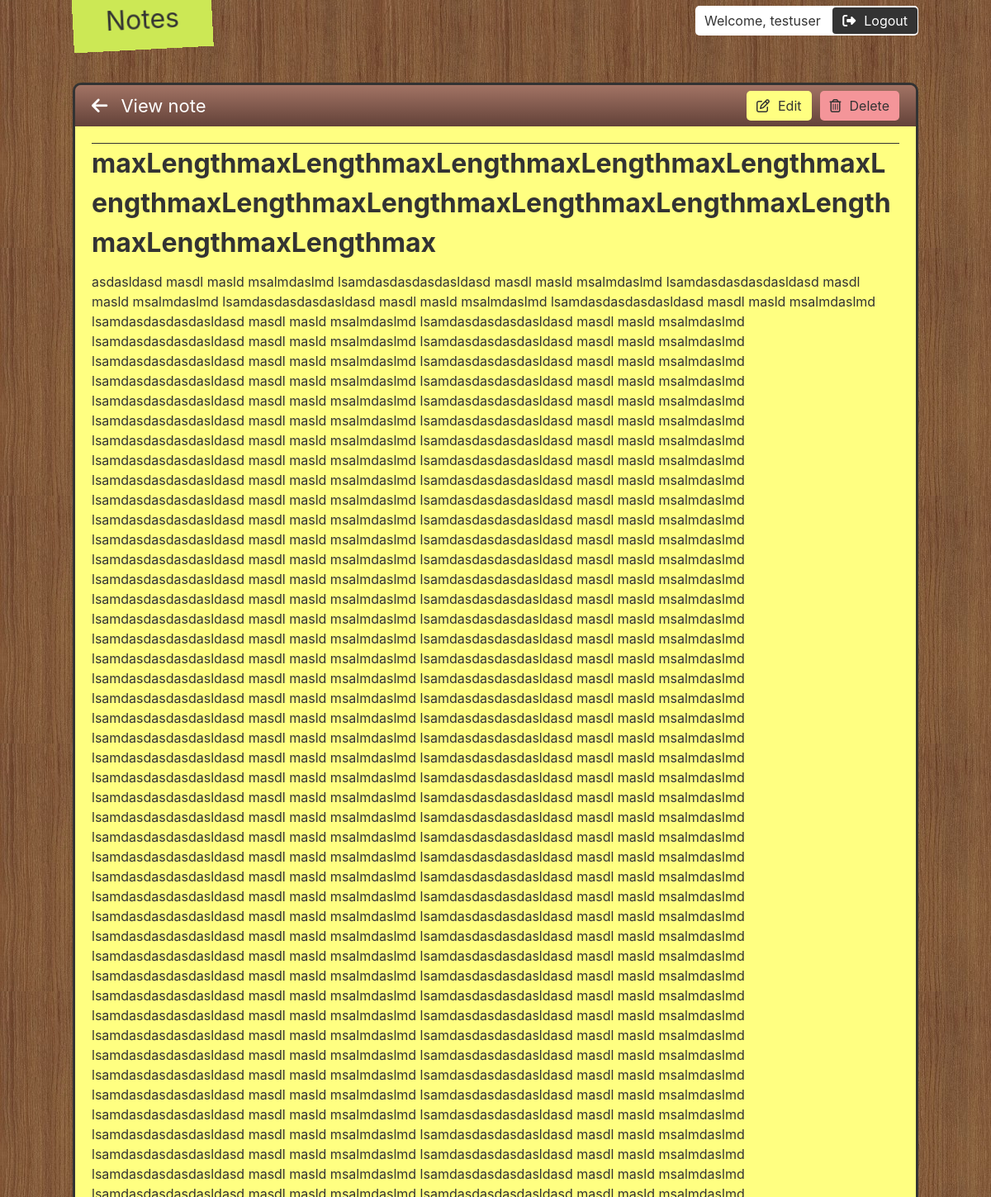
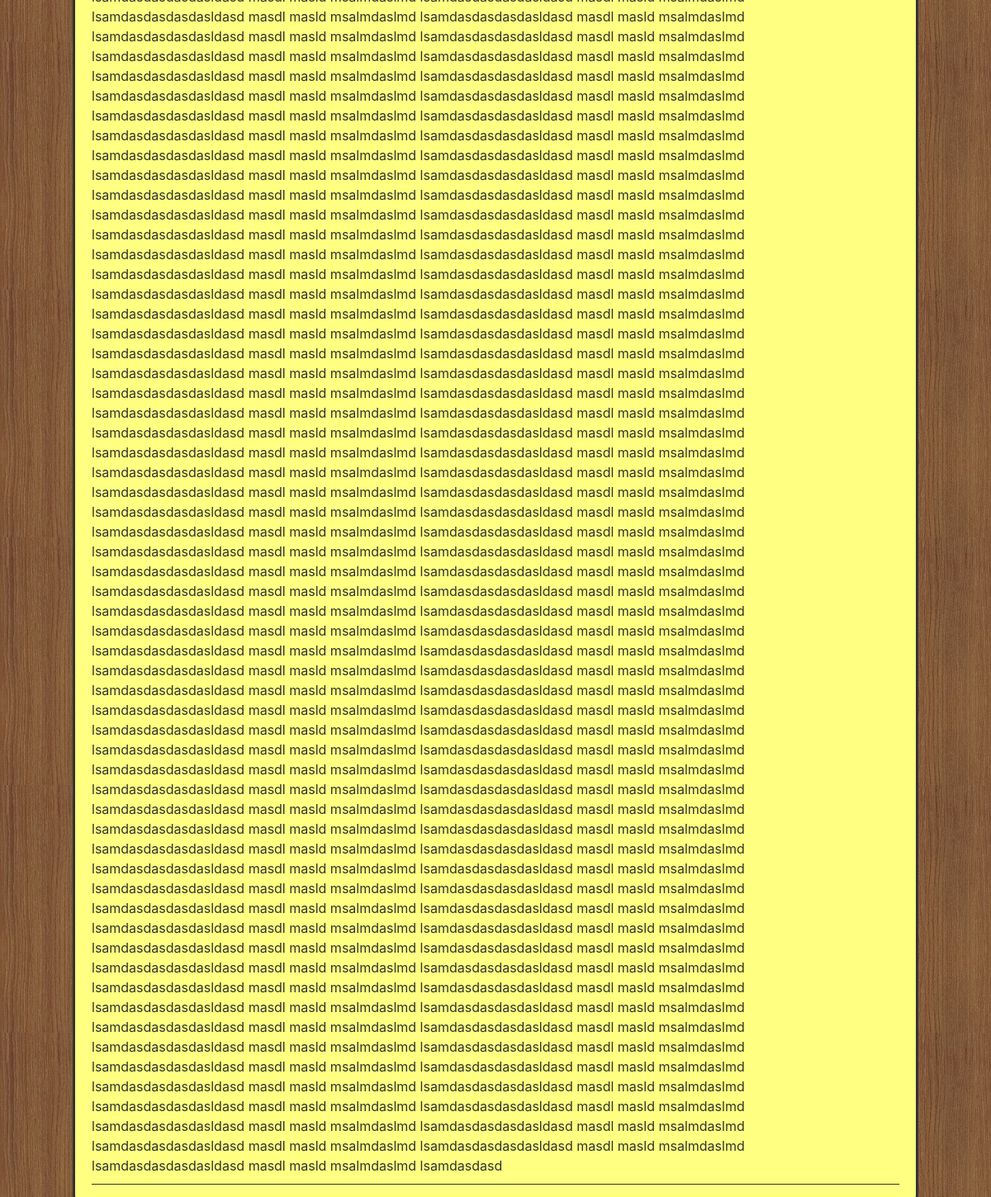
The app's page /15/ (signed in) with its own data (2 pictures, top to bottom).
### storage/models.py (models this page shows)
class Note(models.Model):
  user = models.ForeignKey(User, default=1, on_delete=models.CASCADE)
  title = models.CharField(max_length=120)
  content = models.TextField(null=True, blank=True)

### storage/views.py (the view)
# urls.py: path('<int:id>/', view_note_page),
@login_required
def view_note_page(request, id):
  note = Note.objects.get(id=id)
  context = {'note': note}
  return render(request, 'view.html', context)

### templates/view.html (shortened to what this page needs)
{% extends "base.html" %}
{% block content %}
<div class='book'>
  <div class="book-hd">
    <span class='title'>
      <a href='/'>
        <i class="fas fa-arrow-left"></i>
      </a>View note
    </span>
    <a class='delete' href='delete'>
      <i class='far fa-trash-alt'></i><span>Delete</span>
    </a>
    <a class='edit-btn mr' href='edit'>
      <i class="far fa-edit"></i><span>Edit</span>
    </a>
  </div>
  <div class="book-bd">
    <div class='view'>
      <span class='title'>{{ note.title }}</span>
      <span class='content'>{{ note.content }}</span>
    </div>
  </div>
</div>
{% endblock %}

### templates/base.html (shortened to what this page needs)
<!doctype html>
<html lang="en">
  <head>
    <link rel="stylesheet" href="https://stackpath.bootstrapcdn.com/bootstrap/4.3.1/css/bootstrap.min.css">
    {% load static %}
    <link rel='stylesheet' type='text/css' href='{% static "main.css" %}'>
  </head>
  <body>
    <header>
      <a href='/'>
        <span class='logo'>Notes</span>
      </a>
      {% if user.is_authenticated %}
      <div class='user'>
        <span>Welcome, {{ user }}</span>
        <a class='logout' href='/logout'>
          <i class="fas fa-sign-out-alt"></i>Logout
        </a>
      </div>
      {% endif %}
    </header>
    <main>
      {% block content %}
      {% endblock %}
    </main>
  </body>
</html>

### static/main.css (style rules this page uses)
body { color: #333; background-color: #8A6143; background-image: url("bg.jpg"); background-repeat: repeat; }
* { outline: none; }
header, main { max-width: 1064px; padding-left: 20px; padding-right: 20px; margin: auto; }
header { position: fixed; left: 0; right: 0; top: 0; }
header .logo { display: inline-block; position: absolute; background-color: #CCE855; padding: 12px 40px 12px; font-size: 32px; color: #333; text-decoration: none; top: -12px; transform: rotate(-3deg); transition: .3s; }
header .user { float: right; background-color: white; padding: 2px 1px; border-radius: 5px; margin: 7px 0; }
header .user > span { display: inline-block; padding: 4px 10px; }
header .user > a { display: inline-block; padding: 4px 12px; background-color: #333; color: white !important; border-radius: 4px; }
header .user > a > i { margin-right: 10px; }
main { margin-top: 100px; }
.book { height: calc(100vh - 200px); border-radius: 10px; border: 3px solid #333; overflow: hidden; }
.book .book-hd { height: 50px; background-image: linear-gradient(#A27364, #634239); padding: 0 20px; color: white; }
.book .book-hd .title { line-height: 50px; font-size: 22px; }
.book .book-hd .title a { float: none; color: white; padding: 0; margin: 0; }
.book .book-hd a, .book .book-hd button { color: #333; float: right; padding: 6px 12px; margin: 7px 0; border-radius: 5px; text-decoration: none; border: 0 none; }
.book .book-hd a.mr { margin-right: 10px; }
.book .book-hd a i, .book .book-hd button i { margin-right: 10px; }
.book .book-hd .edit-btn { background-color: #FFFF81; }
.book .book-hd .delete { background-color: #F49599; }
.book .book-bd { padding: 20px; background-color: #FFFF81; height: calc(100% - 50px); }
.book .view { border-top: 1px solid #333; border-bottom: 1px solid #333; height: 100%; position: relative; max-height: 100%; overflow-y: auto; }
.book .view .title { font-size: 32px; display: block; margin-bottom: 10px; font-weight: bold; word-break: break-all; }
.book .view .content { display: block; padding-top: 1px; white-space: pre-wrap; padding-bottom: 10px; }

### records on screen
Note: title "maxLengthmaxLengthmaxLengthmaxLengthmaxLengthmaxLengthmaxLengthmaxLengthmaxLengthmaxLengthmaxLengthmaxLengthmaxLengthmax", content "asdasldasd masdl masld msalmdaslmd lsamdasdasdasdasldasd masdl masld msalmdaslmd lsamdasdasdasdasldasd masdl masld msalmdaslmd lsamdasdasdasdasldasd masdl masld msalmdaslmd lsamdasdasdasdasldasd masdl masld msalmdaslmd lsamdasdasdasdasldasd masdl masld msalmdaslmd lsamdasdasdasdasldasd masdl masld msalmdaslmd lsamdasdasdasdasldasd masdl masld msalmdaslmd lsamdasdasdasdasldasd masdl masld msalmdaslmd lsamdasdasdasdasldasd masdl masld msalmdaslmd lsamdasdasdasdasldasd masdl masld msalmdaslmd lsamdasdasdasdasldasd masdl masld msalmdaslmd lsamdasdasdasdasldasd masdl masld msalmdaslmd lsamdasdasdasdasldasd masdl masld msalmdaslmd lsamdasdasdasdasldasd masdl masld msalmdaslmd…"

### other values on screen
{{ user }} "testuser"
